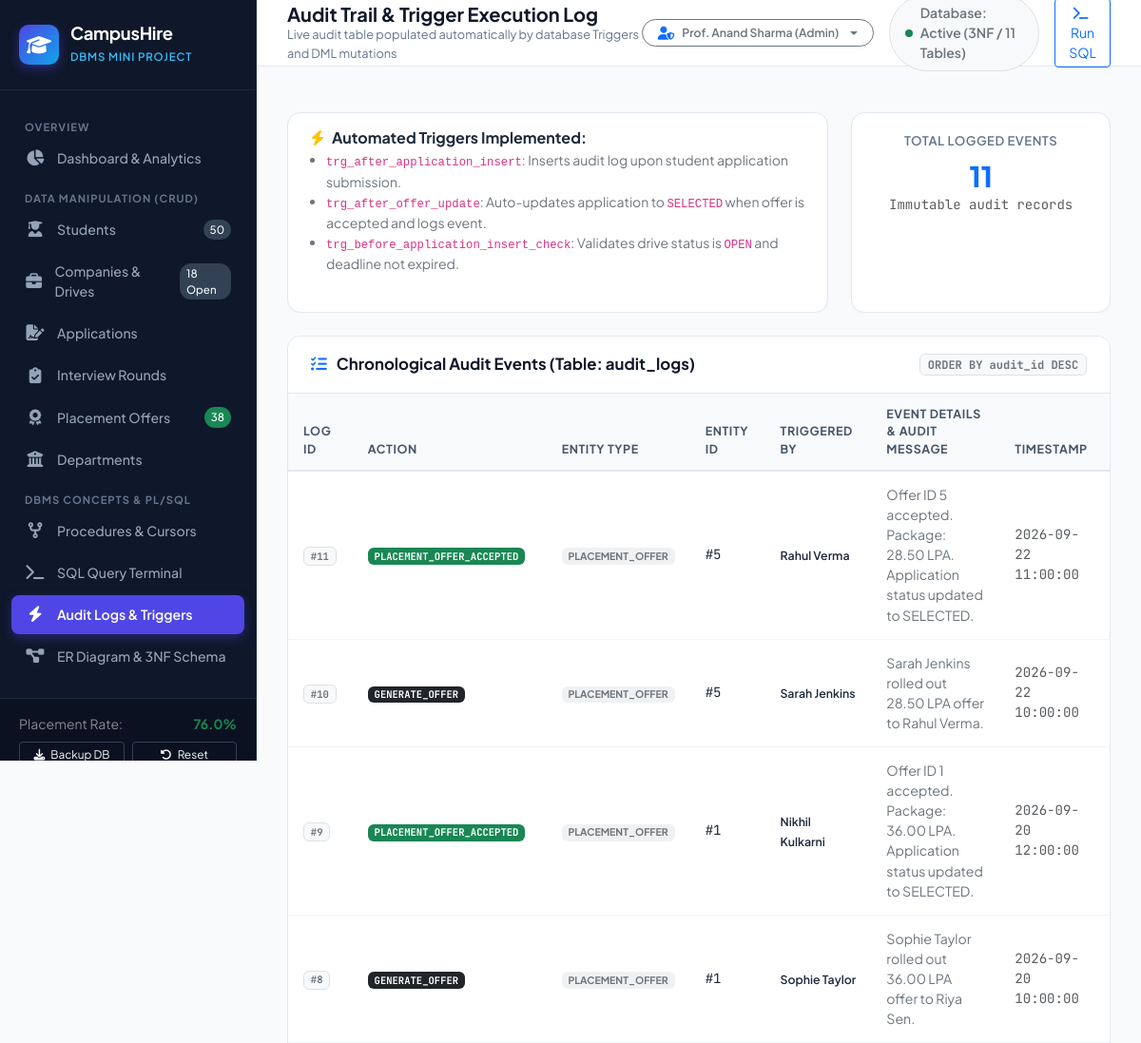
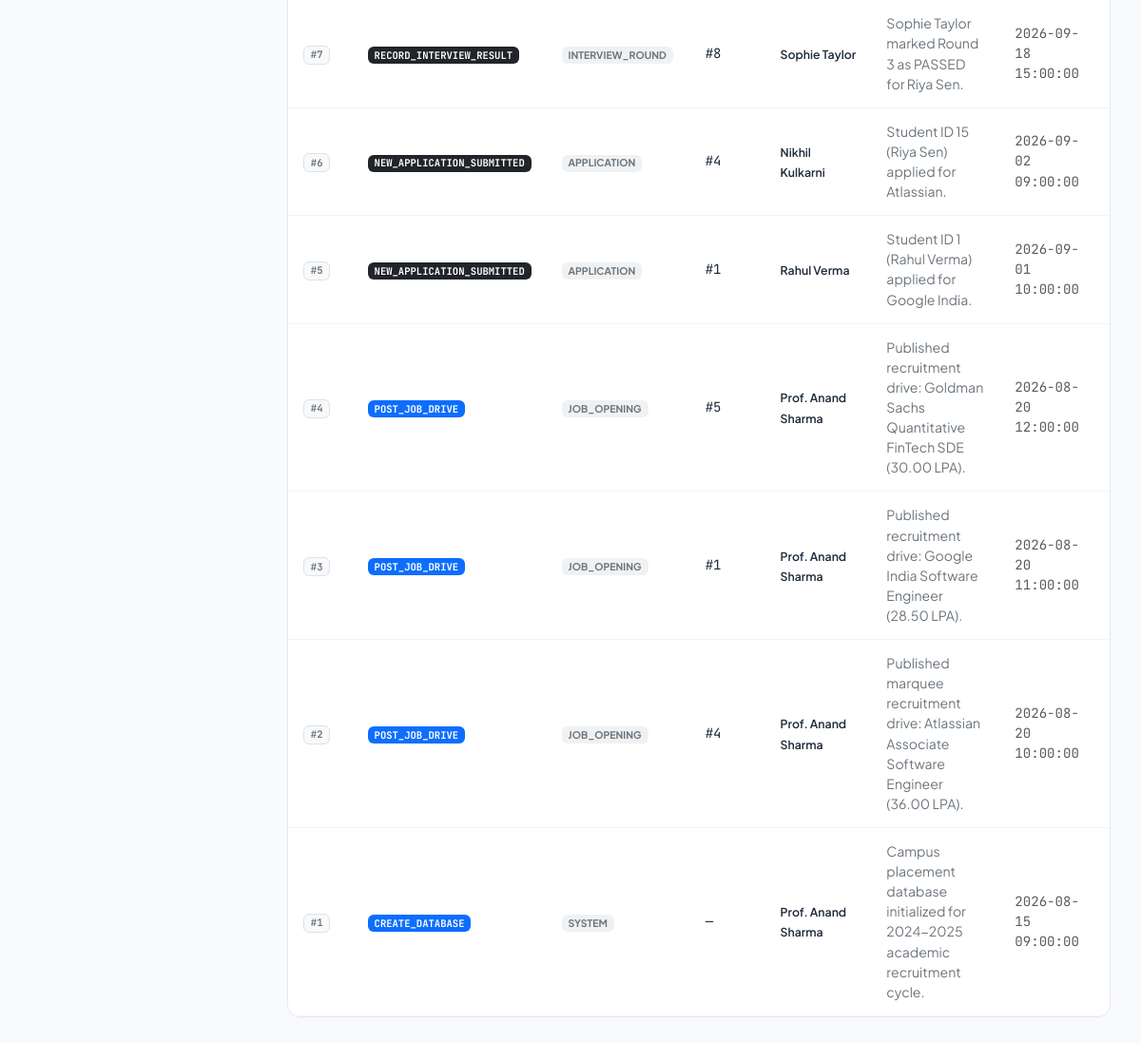
Screenshot of /audit with the database file from the repository (2 pictures, top to bottom).
### tables this page shows
CREATE TABLE audit_logs (
        audit_id INTEGER PRIMARY KEY AUTOINCREMENT,
        user_id INTEGER,
        action TEXT NOT NULL,
        entity_type TEXT NOT NULL,
        entity_id INTEGER,
        details TEXT,
        created_at DATETIME DEFAULT (datetime('now', 'localtime')),
        FOREIGN KEY (user_id) REFERENCES users(user_id) ON DELETE SET NULL ON UPDATE CASCADE
    );

CREATE TABLE users (
        user_id INTEGER PRIMARY KEY AUTOINCREMENT,
        full_name TEXT NOT NULL,
        email TEXT NOT NULL UNIQUE,
        password_hash TEXT NOT NULL,
        role TEXT NOT NULL CHECK(role IN ('ADMIN', 'STUDENT', 'RECRUITER')),
        account_status TEXT NOT NULL DEFAULT 'ACTIVE' CHECK(account_status IN ('ACTIVE', 'INACTIVE')),
        created_at DATETIME DEFAULT (datetime('now', 'localtime')),
        updated_at DATETIME DEFAULT (datetime('now', 'localtime'))
    );

### app.py (the view)
@app.route('/audit')
def audit_logs():
    conn = database.get_db_connection()
    cur = conn.cursor()
    cur.execute("""
        SELECT a.*, u.full_name AS user_name
        FROM audit_logs a
        LEFT JOIN users u ON a.user_id = u.user_id
        ORDER BY a.audit_id DESC
    """)
    logs = [dict(row) for row in cur.fetchall()]
    conn.close()
    return render_template('audit.html', logs=logs)

### database.py (called while the page is built)
def get_db_connection():
    conn = sqlite3.connect(DB_PATH)
    conn.row_factory = sqlite3.Row
    conn.execute("PRAGMA foreign_keys = ON;")
    conn.create_function("fn_calculate_overall_placement_percentage", 0, lambda: _calculate_overall_placement_percentage(conn))
    conn.create_function("fn_calculate_department_placement_percentage", 1, lambda dept_id: _calculate_department_placement_percentage(conn, dept_id))
    return conn

def _calculate_overall_placement_percentage(conn):
    cur = conn.cursor()
    cur.execute("""
        SELECT COUNT(*) FROM students s
        INNER JOIN users u ON s.user_id = u.user_id
        WHERE u.account_status = 'ACTIVE'
    """)
    total = cur.fetchone()[0] or 0
    cur.execute("""
        SELECT COUNT(DISTINCT s.student_id)
        FROM students s
        INNER JOIN applications a ON s.student_id = a.student_id
        INNER JOIN placement_offers o ON a.application_id = o.application_id
        WHERE o.offer_status = 'ACCEPTED'
    """)
    placed = cur.fetchone()[0] or 0
    if total > 0:
        return round((placed * 100.0) / total, 2)
    return 0.00

### templates/audit.html (shortened to what this page needs)
{% extends "base.html" %}
{% block page_title %}Audit Trail & Trigger Execution Log{% endblock %}
{% block page_subtitle %}Live audit table populated automatically by database Triggers and DML mutations{% endblock %}
{% block content %}
<div class="row g-4 mb-4">
    <div class="col-md-8">
        <div class="card-custom h-100">
            <div class="card-custom-body py-3 d-flex align-items-center justify-content-between">
                <div>
                    <h6 class="fw-bold mb-1"><i class="fa-solid fa-bolt text-warning me-2"></i>Automated Triggers Implemented:</h6>
                    <ul class="text-secondary small mb-0 ps-3">
                        <li><code>trg_after_application_insert</code>: Inserts audit log upon student application submission.</li>
                        <li><code>trg_after_offer_update</code>: Auto-updates application to <code>SELECTED</code> when offer is accepted and logs event.</li>
                        <li><code>trg_before_application_insert_check</code>: Validates drive status is <code>OPEN</code> and deadline not expired.</li>
                    </ul>
                </div>
            </div>
        </div>
    </div>
    <div class="col-md-4">
        <div class="card-custom h-100">
            <div class="card-custom-body py-3 text-center">
                <span class="metric-label">Total Logged Events</span>
                <div class="metric-value text-primary">{{ logs|length }}</div>
                <small class="text-muted font-mono">Immutable audit records</small>
            </div>
        </div>
    </div>
</div>
<div class="card-custom">
    <div class="card-custom-header">
        <h5>
            <i class="fa-solid fa-list-check text-primary"></i>
            Chronological Audit Events (Table: audit_logs)
        </h5>
        <span class="badge bg-light text-secondary border font-mono small">ORDER BY audit_id DESC</span>
    </div>
    <div class="table-responsive">
        <table class="table table-custom align-middle">
            <thead>
                <tr>
                    <th>Log ID</th>
                    <th>Action</th>
                    <th>Entity Type</th>
                    <th>Entity ID</th>
                    <th>Triggered By</th>
                    <th>Event Details & Audit Message</th>
                    <th>Timestamp</th>
                </tr>
            </thead>
            <tbody>
                {% for log in logs %}
                <tr>
                    <td><span class="badge bg-light text-secondary border font-mono">#{{ log.audit_id }}</span></td>
                    <td>
                        <span class="badge {% if 'TRIGGER' in log.action or 'ACCEPTED' in log.action %}bg-success{% elif 'DELETE' in log.action %}bg-danger{% elif 'CREATE' in log.action or 'POST' in log.action %}bg-primary{% else %}bg-dark{% endif %} font-mono">
                            {{ log.action }}
                        </span>
                    </td>
                    <td><span class="badge bg-secondary bg-opacity-10 text-secondary">{{ log.entity_type }}</span></td>
                    <td class="font-mono small">
                        {% if log.entity_id %}#{{ log.entity_id }}{% else %}&mdash;{% endif %}
                    </td>
                    <td>
                        <span class="small fw-semibold">{{ log.user_name or 'System / Anonymous' }}</span>
                    </td>
                    <td class="small text-secondary" style="max-width: 350px;">
                        {{ log.details }}
                    </td>
                    <td class="small text-muted font-mono">
                        {{ log.created_at }}
                    </td>
                </tr>
                {% else %}
                <tr>
                    <td colspan="7" class="text-center py-5 text-muted">
                        No audit events recorded yet.
                    </td>
                </tr>
                {% endfor %}
            </tbody>
        </table>
    </div>
</div>
{% endblock %}

### templates/base.html (style rules this page uses)
:root { --primary: #4f46e5; --primary-hover: #4338ca; --primary-light: #eef2ff; --secondary: #0ea5e9; --accent: #10b981; --bg-main: #f8fafc; --sidebar-bg: #0f172a; --sidebar-text: #94a3b8; --card-border: #e2e8f0; --text-main: #1e293b; --text-muted: #64748b; }
body { font-family: 'Plus Jakarta Sans', sans-serif; background-color: var(--bg-main); color: var(--text-main); margin: 0; padding: 0; min-height: 100vh; }
.metric-value { font-size: 1.85rem; font-weight: 800; color: #0f172a; line-height: 1.1; margin-top: 10px; }
.metric-label { font-size: 0.82rem; color: var(--text-muted); font-weight: 600; text-transform: uppercase; letter-spacing: 0.5px; }
.card-custom { background: #fff; border-radius: 14px; border: 1px solid var(--card-border); box-shadow: 0 1px 3px rgba(0,0,0,0.02); overflow: hidden; margin-bottom: 24px; }
.card-custom-header { padding: 18px 24px; border-bottom: 1px solid var(--card-border); display: flex; align-items: center; justify-content: space-between; background-color: #fff; }
.card-custom-header h5 { font-size: 1.05rem; font-weight: 700; margin: 0; color: #0f172a; display: flex; align-items: center; gap: 10px; }
.card-custom-body { padding: 24px; }
.table-custom { margin: 0; width: 100%; }
.table-custom th { background-color: #f8fafc; color: #475569; font-weight: 700; font-size: 0.78rem; text-transform: uppercase; letter-spacing: 0.6px; border-top: none; border-bottom: 2px solid #e2e8f0; padding: 12px 16px; }
.table-custom td { padding: 14px 16px; vertical-align: middle; color: #1e293b; font-size: 0.88rem; border-bottom: 1px solid #f1f5f9; }
.font-mono { font-family: 'JetBrains Mono', monospace; }

### rows the page displays
audit_logs: audit_id "11", action "PLACEMENT_OFFER_ACCEPTED", entity_type "PLACEMENT_OFFER", entity_id "5", full_name "Rahul Verma", details "Offer ID 5 accepted. Package: 28.50 LPA. Application status updated to SELECTED.", created_at "2026-09-22 11:00:00"
audit_logs: audit_id "10", action "GENERATE_OFFER", entity_type "PLACEMENT_OFFER", entity_id "5", full_name "Sarah Jenkins", details "Sarah Jenkins rolled out 28.50 LPA offer to Rahul Verma.", created_at "2026-09-22 10:00:00"
audit_logs: audit_id "9", action "PLACEMENT_OFFER_ACCEPTED", entity_type "PLACEMENT_OFFER", entity_id "1", full_name "Nikhil Kulkarni", details "Offer ID 1 accepted. Package: 36.00 LPA. Application status updated to SELECTED.", created_at "2026-09-20 12:00:00"
audit_logs: audit_id "8", action "GENERATE_OFFER", entity_type "PLACEMENT_OFFER", entity_id "1", full_name "Sophie Taylor", details "Sophie Taylor rolled out 36.00 LPA offer to Riya Sen.", created_at "2026-09-20 10:00:00"
audit_logs: audit_id "7", action "RECORD_INTERVIEW_RESULT", entity_type "INTERVIEW_ROUND", entity_id "8", full_name "Sophie Taylor", details "Sophie Taylor marked Round 3 as PASSED for Riya Sen.", created_at "2026-09-18 15:00:00"
audit_logs: audit_id "6", action "NEW_APPLICATION_SUBMITTED", entity_type "APPLICATION", entity_id "4", full_name "Nikhil Kulkarni", details "Student ID 15 (Riya Sen) applied for Atlassian.", created_at "2026-09-02 09:00:00"
audit_logs: audit_id "5", action "NEW_APPLICATION_SUBMITTED", entity_type "APPLICATION", entity_id "1", full_name "Rahul Verma", details "Student ID 1 (Rahul Verma) applied for Google India.", created_at "2026-09-01 10:00:00"
audit_logs: audit_id "4", action "POST_JOB_DRIVE", entity_type "JOB_OPENING", entity_id "5", full_name "Prof. Anand Sharma", details "Published recruitment drive: Goldman Sachs Quantitative FinTech SDE (30.00 LPA).", created_at "2026-08-20 12:00:00"
audit_logs: audit_id "3", action "POST_JOB_DRIVE", entity_type "JOB_OPENING", entity_id "1", full_name "Prof. Anand Sharma", details "Published recruitment drive: Google India Software Engineer (28.50 LPA).", created_at "2026-08-20 11:00:00"
audit_logs: audit_id "2", action "POST_JOB_DRIVE", entity_type "JOB_OPENING", entity_id "4", full_name "Prof. Anand Sharma", details "Published marquee recruitment drive: Atlassian Associate Software Engineer (36.00 LPA).", created_at "2026-08-20 10:00:00"
audit_logs: audit_id "1", action "CREATE_DATABASE", entity_type "SYSTEM", full_name "Prof. Anand Sharma", details "Campus placement database initialized for 2024-2025 academic recruitment cycle.", created_at "2026-08-15 09:00:00"

### other values shown
{{ nav_total_students }} "50"
{{ nav_open_jobs }} "18"
{{ nav_placed_students }} "38"
{{ nav_placement_rate }} "76.0"
{{ logs|length }} "11"
